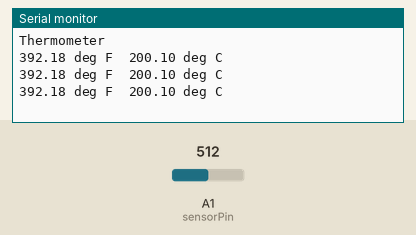
Simulated run of this sketch. Board: Arduino Uno, built with avr-gcc and run on an emulated ATmega328P. Parts: the last lines printed to the serial monitor. The inputs (shaded band) are chosen by the test bench; at power-on: A1 (sensorPin) = 512.

Above: at 1.3 s.
1.4 s: A1 (sensorPin) set to 716
At 1.9 s:
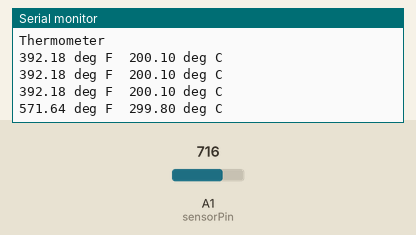
2.9 s: A1 (sensorPin) set to 900
At 3.4 s:
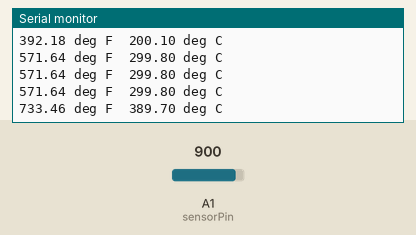
Timing chart, 0 to 5.9 s (numbered marks = the images above; inputs shaded):
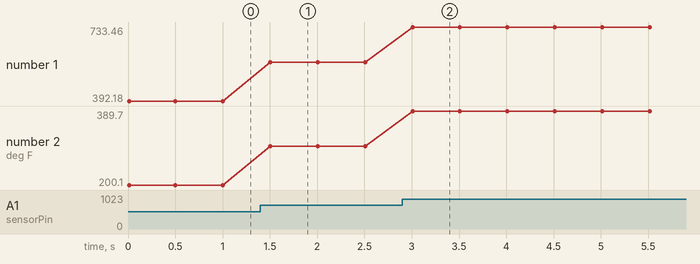

Measured:
- after the input at 1.4 s, the serial monitor: prints a new line after 0.10 s (image 1)
- after the input at 2.9 s, the serial monitor: prints a new line after 0.11 s (image 2)
- plotted number 1: 392.18 → 571.64 after the input at 1.4 s, 571.64 → 733.46 after the input at 2.9 s
- plotted number 2: 200.1 → 299.8 after the input at 1.4 s, 299.8 → 389.7 after the input at 2.9 s

The sketch:

Temperature.ino
```cpp
/* Thermometer
 ahdavidson
 www.goldensection.cc
 8/1/11

 This program implements a simple thermometer by reading data from a temperature sensor.
 It then displays the values in the serial monitor window.

 */


// this constant shows where we'll find the temp sensor
const int sensorPin = A1;   // must be an analog pin !!

// these variables are used to calculate the temperature
int sensorValue;  // raw analog data
int sensorMV;     // corresponding voltage
float tempCent;   // degrees Fahrenheit
float tempFahr;   // degrees Centigrade


void setup() {

  // setup the pin for the temp sensor input
  pinMode(sensorPin, INPUT);

  // setup the serial port for sending data to the serial monitor or host computer
  Serial.begin(9600);

  // display a startup message
  Serial.println ("Thermometer");

}


void loop() {

  // read the raw value of the temp sensor
  sensorValue = analogRead(sensorPin);

  // an analog sensor on the Arduino returns a value between 0 and 1023, depending on the strength
  // of the signal it reads. (this is because the Arduino has a 10-bit analog to digital converter.)

  // so we have to convert this value between 0-1023 into a temperature. the calculation is based on the
  // voltage, and then the specs of the temperature sensor to convert that into degrees Celsius.

  // if you're not interested in the details, you can just think of it as doing some math magic and skip down below

  // first, convert the sensor reading to the right voltage level (5000 mV, since the Arduino port is +5V)
  // the map function is just an efficient shortcut for some ratio math
  sensorMV = map(sensorValue, 0, 1023, 0, 4999);

  // now convert this voltage to degrees, both Fahrenheit and Centigrade
  // this calculation comes from the spec of the specific sensor we are using
  tempCent = (sensorMV - 500) / 10.0;
  tempFahr = (tempCent * 9 / 5.0) + 32;

  // write these temperatures out to the serial monitor so we can see them
  Serial.print(tempFahr);
  Serial.print(" deg F  ");
  Serial.print(tempCent);
  Serial.print(" deg C");
  Serial.println();

  // since temperature doesn't change so rapidly, we can set the delay here until the next check
  // this should also work with shorter delays, or none for ultra real-time (OK, 9600 baud...)
  delay (500);

}
```
